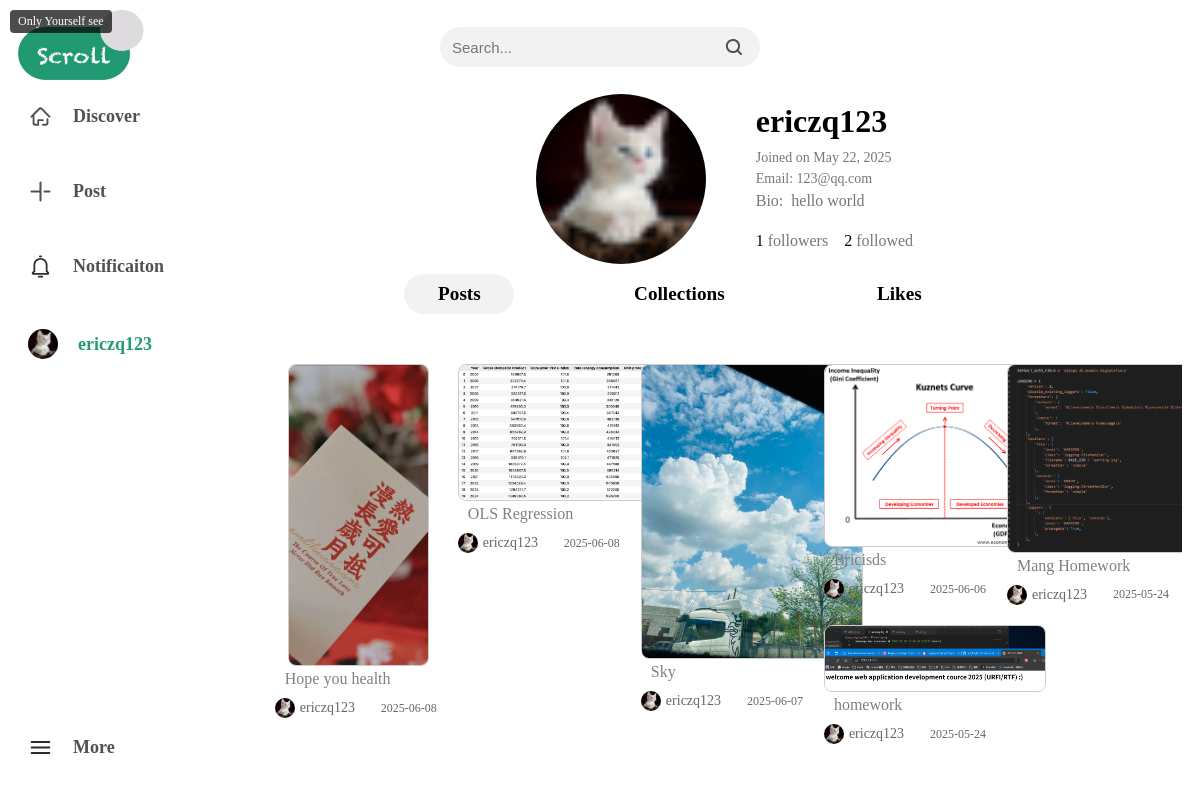
The app's page /profile (signed in), older data.
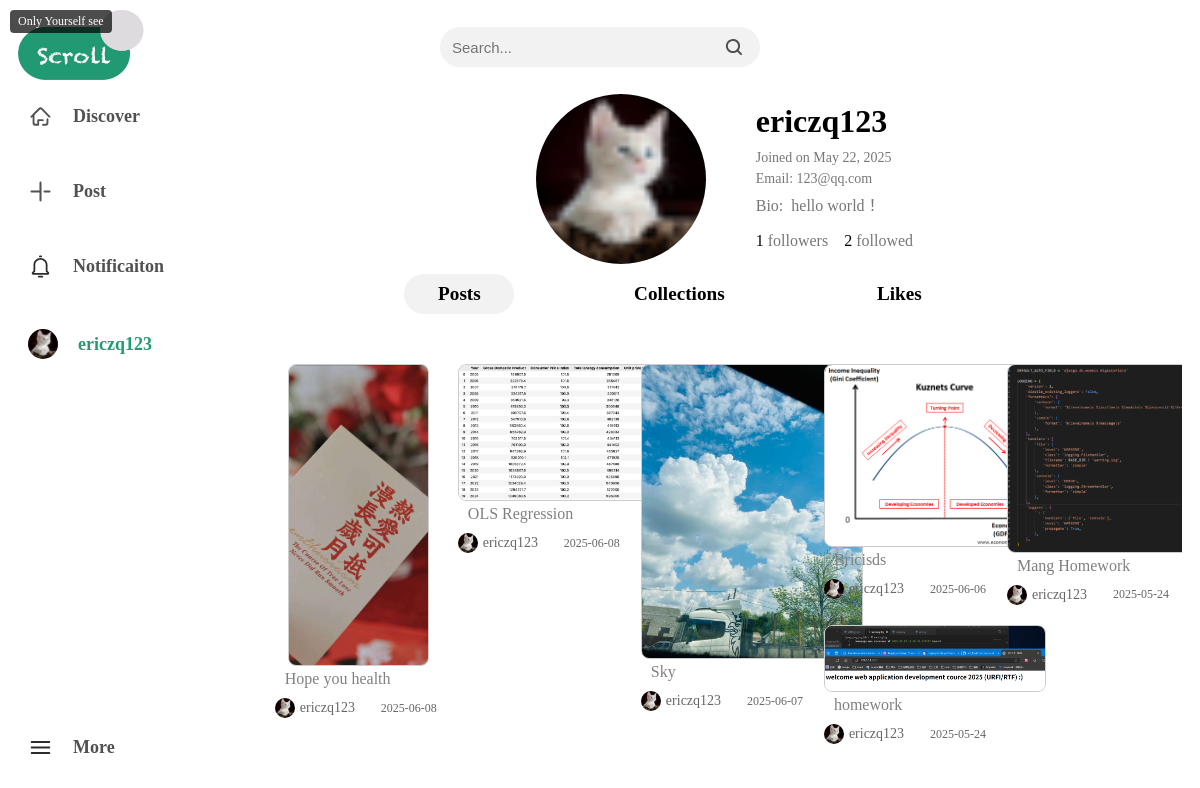
The same page, newer data.
### scroll_app/models/models.py (models this page shows, shortened)
class CustomUser(AbstractUser):
    user_id = models.AutoField(primary_key=True)  # UserID
    email = models.EmailField(unique=True)       # Email
    avatar = models.ImageField(upload_to='avatars/', blank=True,null=True, default='avatars/user.png')  # avatar
    bio = models.TextField(blank=True, null=True)  # user bio
    USERNAME_FIELD = 'email'  # use email as username
    REQUIRED_FIELDS = ['username']  # require username field
    groups = models.ManyToManyField(
        Group,
        verbose_name='groups',
        blank=True,
        help_text='The groups this user belongs to.',
        related_name='customuser_set',  # define related_name for groups
        related_query_name='customuser',
    )
    user_permissions = models.ManyToManyField(
        Permission,
        verbose_name='user permissions',
        blank=True,
        help_text='Specific permissions for this user.',
        related_name='customuser_set',  # define related_name for user_permissions
        related_query_name='customuser',
    )

### scroll_app/views/views.py (the view)
# urls.py: path('profile', views.profile_view, name='profile'),
@login_required
def profile_view(request):
    follows = flowsUser.objects.filter(follower=request.user).count()
    followed = flowsUser.objects.filter(following=request.user).count()
    posts = Post.objects.filter(author=request.user).order_by('-created_at')
    post_likes = LikesPost.objects.filter(user=request.user).order_by('-created_at')
    post_collects = CollectPost.objects.filter(user=request.user).order_by('-created_at')
    return render(request, 'profile.html', {'user': request.user,
                                            'follows': follows, 'followed': followed,
                                             'posts': posts,
                                             'post_likes': post_likes, 'post_collects': post_collects})

### templates/profile.html (shortened to what this page needs)
{% extends 'base.html' %}
{% load static %}
{% block profile_content %}
<div id="user_account_home">
    <div id="user_account_home_header">
        <img src="{{ user.avatar.url }}" alt="user-image">
        <div id="user_account_home_header_info">
            <h1>{{ user.username }}</h1>
            <p>Joined on {{ user.date_joined|date:"F d, Y" }}</p>
            <P>Email:<span>&nbsp;{{ user.email }}</span></P>
            <div id="user_account_home_header_info_bio"><span>Bio:&nbsp;&nbsp;</span>{{ user.bio }}</div>
            <p><span>{{follows}}&nbsp;</span></span><a href="">followers</a><span>&nbsp;&nbsp;&nbsp;&nbsp;{{followed}}&nbsp;</span><a href="">followed</a></p>
        </div>
    </div>
    <div id="home-content-menu">
            <a id="home-content-menu-posts" style="background-color: #f2f2f2;" href="#">Posts</a>
            <a id="home-content-menu-collections" href="#">Collections</a>
            <a id="home-content-menu-likes" href="#">Likes</a>
    </div>
    <div id="home-content">
        <div id="home-content-posts">
            <div id="masonry-container">
                {% for post in posts %}
                <div class="post-item">
                    <div id="post-links" class="post-images">
                        {% with first_image=post.images.all|first %}
                            {% if first_image %}
                            <a href="{% url 'post_detail' post_id=post.post_id%}">
                                <img src="{{ first_image.image.url }}" alt="{{ post.title }}">
                                {% if not post.is_public %}
                                <div class="tooltip">
                                    Only Yourself see
                                </div>
                                {% endif %}
                            </a>
                            {% else %}
                                <p>No image available</p>
                            {% endif %}
                        {% endwith %}
                    </div>
                    <p>{{ post.title|truncatechars:30 }}</p>
                    <div class="post-info">
                        <img src="{{ post.author.avatar.url }}" alt="{{ post.author.username }}">
                        <span>{{ post.author.username }}</span>
                        <span>{{ post.created_at|date:"Y-m-d" }}</span>
                    </div>
                </div>
                {% empty %}
                <p>No sent posts available.</p>
                {% endfor %}
            </div>
        </div>
    </div>
</div>
{% endblock %}

### templates/nav.html (shortened to what this page needs)
{% load static %}
<div class="nav_container">
    <ul>
        <li class="nav-item" data-url="{% url 'home' %}">
                    <img src="{% static 'img/logo/discover.svg' %}" alt="Discover">
                    <span>Discover</span>
                </li>
        <li class="nav-item" data-url="{% if request.user.is_authenticated %}{% url 'sendPost' %}{% else %}{% url 'login' %}{% endif %}">
                    <img src="{% static 'img/logo/post.svg' %}" alt="post">
                    <span>Post</span>
                </li>
        <li class="nav-item" data-url="{% if request.user.is_authenticated %}{% url 'notification' %}{% else %}{% url 'login' %}{% endif %}"><img src="{% static 'img/logo/notificaiton.svg' %}" alt="notificaiton">
                    <span>Notificaiton</span>
                </li>
         {% if user.is_authenticated %}
         <li class="nav-item" data-url="{% url 'profile' %}">
                     {% if user.avatar != None %}
                        <img id="account_icon" src="{{ user.avatar.url }}" alt="account">
                     {% else %}
                        <img id="account_icon" src="{% static 'img/logo/user.png' %}" alt="account">
                     {% endif %}
                    <span style="color: #259A75;" >{{ user.username }}</span>
                </li>
         {% else %}
        <li class="nav-item" id="login_li" data-url="{% url 'login' %}">
                    <span style="color: white;">Login</span>
                </li>
        {% endif %}
        <li class="nav-item" id="more_li"><a id="more_icon" href="#">
            <img src="{% static 'img/logo/more.svg' %}" alt="more">
                    <span>More</span>
        </a></li>
    </ul>
</div>

Row changes from the older to the newer data that the page shows:
changed CustomUser "ericzq123": bio "hello world" → "hello world！"
